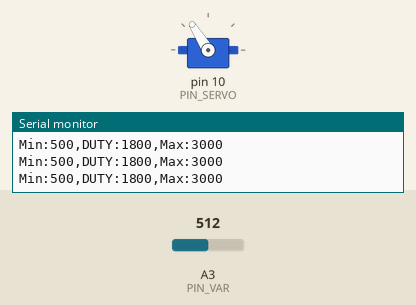
This sketch was run on a simulated Arduino Uno, built with avr-gcc and run on an emulated ATmega328P. On the bench: servo, the last lines printed to the serial monitor. The test bench sets the inputs (shaded band); at power-on: A3 (PIN_VAR) = 512.

Above: at 1.2 s.
1.3 s: A3 (PIN_VAR) set to 716
At 1.6 s:
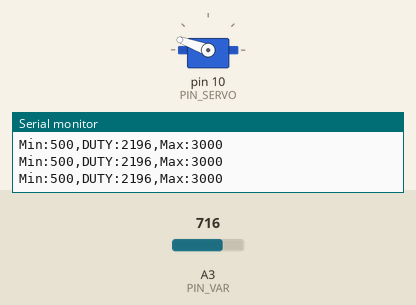
2.8 s: A3 (PIN_VAR) set to 900
At 3.7 s:
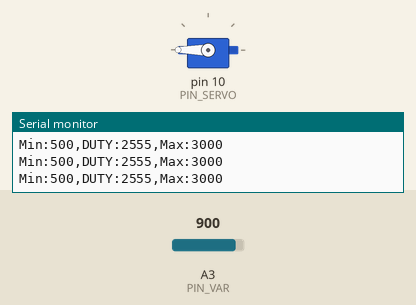
4.3 s: A3 (PIN_VAR) set to 306
At 4.6 s:
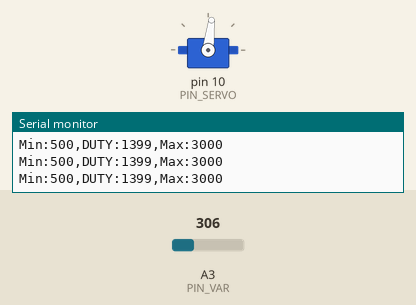
5.8 s: A3 (PIN_VAR) set to 122
At 6.3 s:
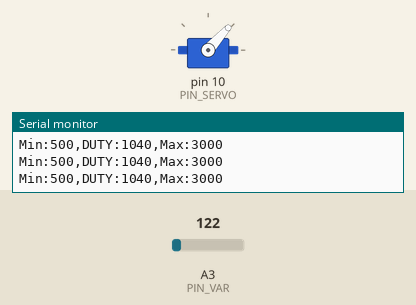
7.3 s: A3 (PIN_VAR) set to 0
At 8.3 s:
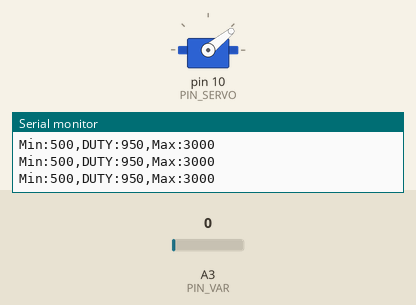
8.8 s: A3 (PIN_VAR) set to 1023
At 9.5 s:
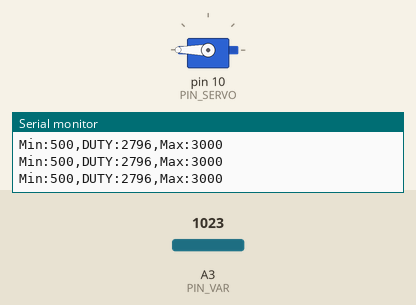
Timing chart, 0 to 11.3 s (numbered marks = the images above; inputs shaded):
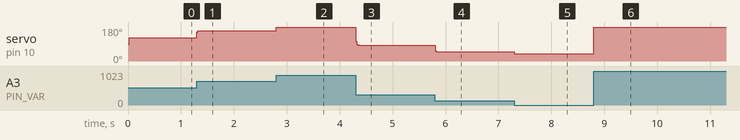

The sketch:

22_servo_range_adj.ino
```cpp
#include <Servo.h>

// Arduino pin assignment
#define PIN_SERVO 10
#define PIN_VAR   A3

// Event interval parameters
#define _INTERVAL_SERVO   20 // servo interval (unit: ms)
#define _INTERVAL_SERIAL  20 // serial interval (unit: ms)

// Servo adjustment
#define _DUTY_NEU 1800
#define _DUTY_MAX 3000
#define _DUTY_MIN 950

#define _ADJ_RANGE 1000

// EMA filter configuration for the IR distance sensor
#define _EMA_ALPHA 0.2   // EMA weight of new sample (range: 0 to 1)
                          // Setting EMA to 1 effectively disables EMA filter.

// global variables

Servo myservo;

int var_initial, var_diff, var_diff_ema;  // Inital resistance value of the potentiometer
int duty_adj;
unsigned long last_sampling_time_servo;  // unit: msec
unsigned long last_sampling_time_serial; // unit: msec

bool event_servo, event_serial; // event triggered?


void setup() {
  myservo.attach(PIN_SERVO);  // Initialize servo
  Serial.begin(1000000); // Initialize serial controller
  var_initial = analogRead(PIN_VAR); // Read the initial knob position of the potentiometer
}

void loop() {
  unsigned long time_curr = millis();

  // wait until next event time
  if (time_curr >= (last_sampling_time_servo + _INTERVAL_SERVO)) {
        last_sampling_time_servo += _INTERVAL_SERVO;
        event_servo = true;
  }
  if (time_curr >= (last_sampling_time_serial + _INTERVAL_SERIAL)) {
        last_sampling_time_serial += _INTERVAL_SERIAL;
        event_serial = true;
  }

  if(event_servo) {
    event_servo = false;

    var_diff = analogRead(PIN_VAR) - var_initial; // Measure the knob displacement of the potentiometer
    var_diff_ema = _EMA_ALPHA * var_diff_ema + (1.0 - _EMA_ALPHA) * var_diff;

    duty_adj = _DUTY_NEU + var_diff_ema / 512.0 * _ADJ_RANGE;
    if (duty_adj > _DUTY_MAX)
      duty_adj = _DUTY_MAX; // for servo arm protection
    if (duty_adj < _DUTY_MIN)
      duty_adj = _DUTY_MIN;
    myservo.writeMicroseconds(duty_adj);
  }

  if(event_serial) {
    event_serial = false;

    // output the read value to the serial port
    Serial.print("Min:500,DUTY:"); Serial.print(duty_adj);
    Serial.println(",Max:3000");
  }
}
```

Measured:
- after the input at 1.3 s, servo on pin 10 (PIN_SERVO): 122° → 160° at once
- after the input at 2.8 s, servo on pin 10 (PIN_SERVO): 160° → 180° at once
- after the input at 4.3 s, servo on pin 10 (PIN_SERVO): 180° → 83° at once
- after the input at 5.8 s, servo on pin 10 (PIN_SERVO): 83° → 48° at once
- after the input at 7.3 s, servo on pin 10 (PIN_SERVO): 48° → 39° at once
- after the input at 8.8 s, servo on pin 10 (PIN_SERVO): 39° → 180° at once
